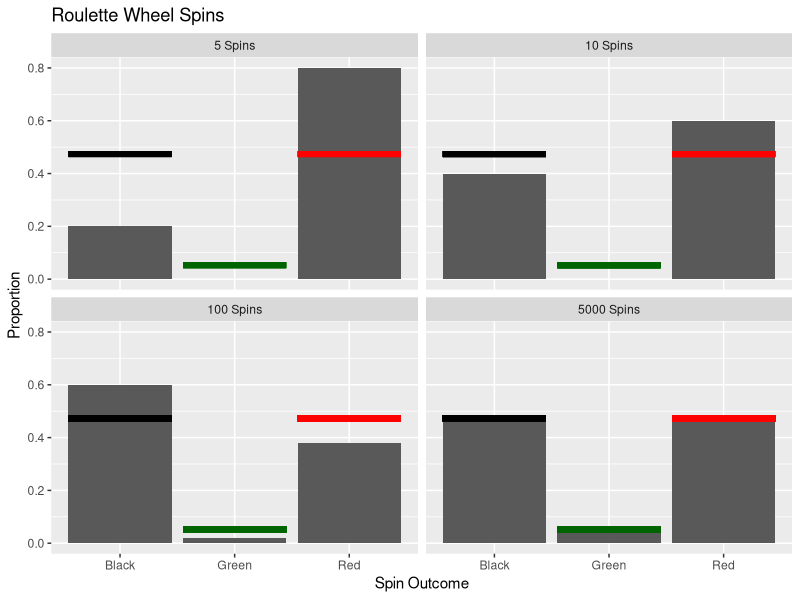

R code for this plot:
#### Simulate Flipping a Loaded Coin ####
# Roulette Wheel

# Importing necessary libraries
library(tidyverse)

# Perform simulations
set.seed(1234)
ns <- c(5, 10, 100, 5000) # number of spins
probs <- c(18/38, 18/38, 2/38) # red, black, green probabilities
x <- sample(c("Red", "Black", "Green"), size = ns[1], prob = probs, replace = T)
x2 <- sample(c("Red", "Black", "Green"), size = ns[2], prob = probs, replace = T)
x3 <- sample(c("Red", "Black", "Green"), size = ns[3], prob = probs, replace = T)
x4 <- sample(c("Red", "Black", "Green"), size = ns[4], prob = probs, replace = T)

# Organize simulation results
d <- data.frame(
  rolls = factor(c(x, x2, x3, x4), levels = c("Black", "Green", "Red")),
  die = factor(c(rep(paste(ns[1], "Spins"), ns[1]), rep(paste(ns[2], "Spins"), ns[2]), rep(paste(ns[3], "Spins"), ns[3]),
                 rep(paste(ns[4], "Spins"), ns[4])), levels = paste(ns, "Spins"))
)

# Plot results
d %>%
  ggplot(aes(x = rolls, y = after_stat(prop), group = 1)) +
  geom_bar() +
  geom_segment(aes(x = 2.55, y = 18/38, xend = 3.45, yend = 18/38), color = "red", lwd = 2) +
  geom_segment(aes(x = .55, y = 18/38, xend = 1.45, yend = 18/38), color = "black", lwd = 2) +
  geom_segment(aes(x = 1.55, y = 2/38, xend = 2.45, yend = 2/38), color = "darkgreen", lwd = 2) +
  facet_wrap(~die, nrow = 2) +
  ylab("Proportion") +
  xlab("Spin Outcome") +
  ggtitle("Roulette Wheel Spins")